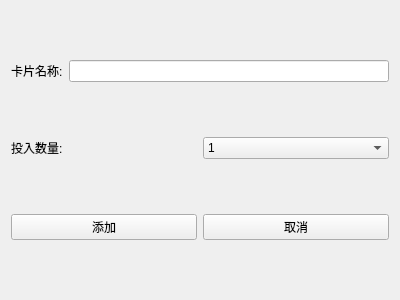
<?xml version="1.0" encoding="UTF-8"?>
<ui version="4.0">
 <class>CCardAdd</class>
 <widget class="QWidget" name="CCardAdd">
  <property name="geometry">
   <rect>
    <x>0</x>
    <y>0</y>
    <width>400</width>
    <height>300</height>
   </rect>
  </property>
  <property name="minimumSize">
   <size>
    <width>400</width>
    <height>300</height>
   </size>
  </property>
  <property name="maximumSize">
   <size>
    <width>400</width>
    <height>300</height>
   </size>
  </property>
  <property name="windowTitle">
   <string>Form</string>
  </property>
  <layout class="QVBoxLayout" name="verticalLayout">
   <item>
    <layout class="QHBoxLayout" name="horizontalLayout">
     <item>
      <widget class="QLabel" name="label">
       <property name="text">
        <string>卡片名称:</string>
       </property>
      </widget>
     </item>
     <item>
      <widget class="QLineEdit" name="cardName"/>
     </item>
    </layout>
   </item>
   <item>
    <layout class="QHBoxLayout" name="horizontalLayout_2">
     <item>
      <widget class="QLabel" name="label_2">
       <property name="text">
        <string>投入数量:</string>
       </property>
      </widget>
     </item>
     <item>
      <widget class="QComboBox" name="dropNum">
       <item>
        <property name="text">
         <string>1</string>
        </property>
       </item>
       <item>
        <property name="text">
         <string>2</string>
        </property>
       </item>
       <item>
        <property name="text">
         <string>3</string>
        </property>
       </item>
      </widget>
     </item>
    </layout>
   </item>
   <item>
    <layout class="QHBoxLayout" name="horizontalLayout_3">
     <item>
      <widget class="QPushButton" name="btnAdd">
       <property name="text">
        <string>添加</string>
       </property>
      </widget>
     </item>
     <item>
      <widget class="QPushButton" name="btnCancle">
       <property name="text">
        <string>取消</string>
       </property>
      </widget>
     </item>
    </layout>
   </item>
  </layout>
 </widget>
 <resources/>
 <connections/>
</ui>
